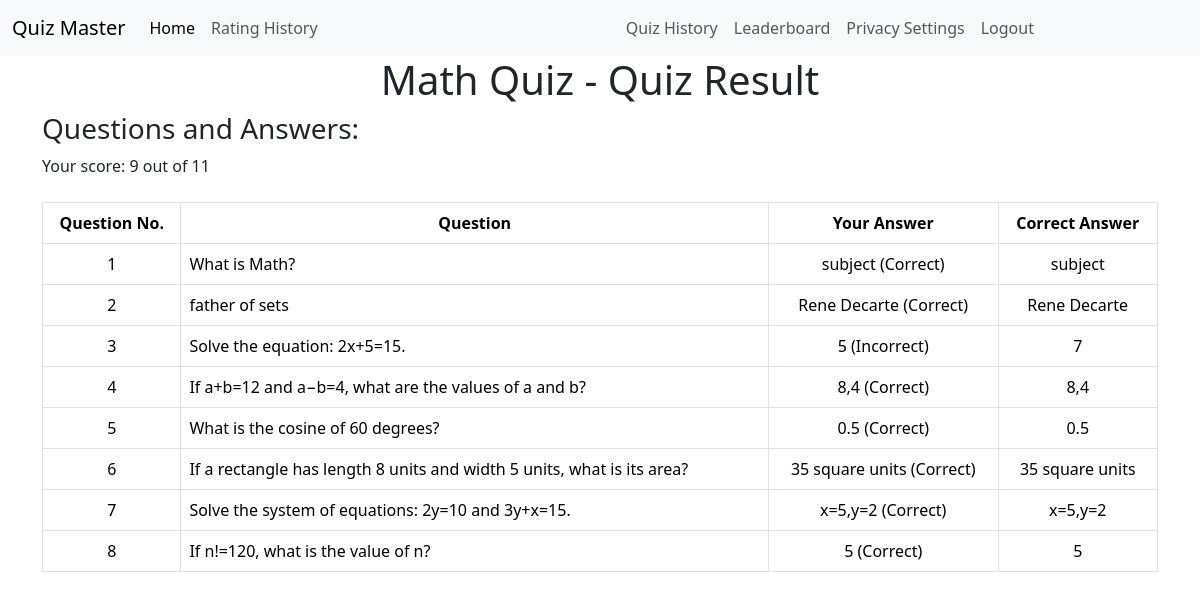
The app's page /quiz/1/result/ (signed in), older data.
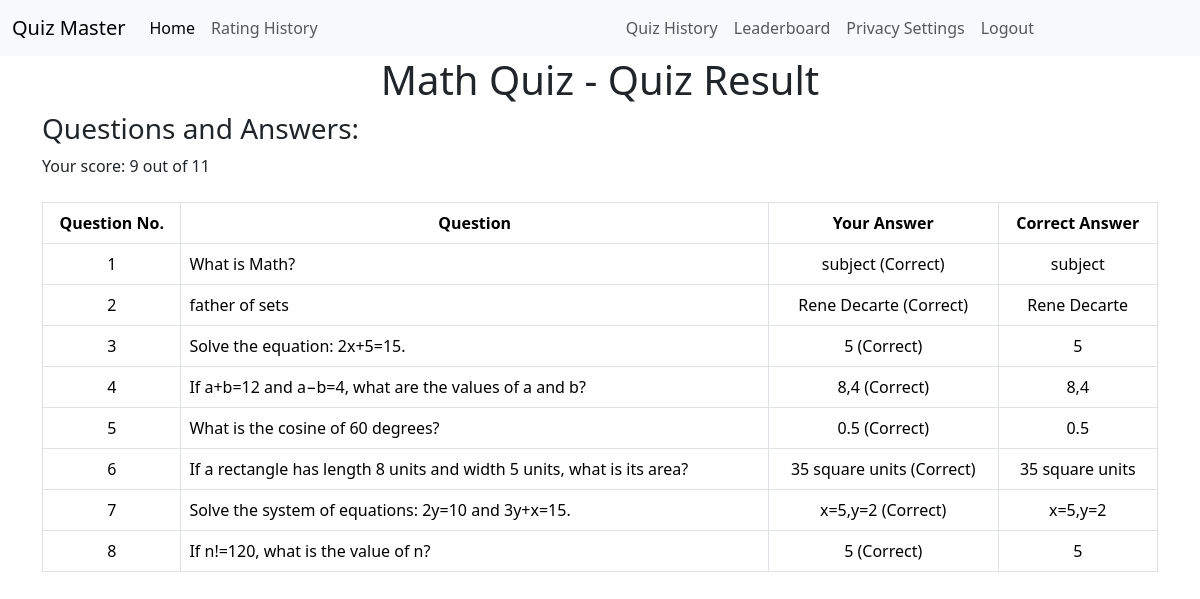
The same page, newer data.
### quizzes/models.py (models this page shows, shortened)
class Question(models.Model):
    quiz = models.ForeignKey(
        Quiz, on_delete=models.CASCADE, related_name='questions', default=1)
    quizQuestion = models.CharField(max_length=255)
    quizMark = models.IntegerField(default=1)

class Choice(models.Model):
    question = models.ForeignKey(Question, on_delete=models.CASCADE)
    quizAnswer = models.CharField(max_length=255)
    is_correct = models.BooleanField(default=False)

### core/views.py (the view)
# urls.py: path('quiz/<int:quiz_id>/result/', quiz_result, name='quiz_result'),
@login_required
def quiz_result(request, quiz_id):
    quiz = get_object_or_404(Quiz, id=quiz_id)
    user_quiz_history = UserQuizHistory.objects.filter(
        user=request.user, quiz=quiz).latest('completed_at')
    context = {
        'quiz': quiz,
        'user_quiz_history': user_quiz_history,
    }
    return render(request, 'quiz_result.html', context)

### core/templates/quiz_result.html
{% extends 'base.html' %}
{% block content %}
<h1 class="text-center">{{ quiz.title }} - Quiz Result</h1>
<div class="container">
    <h3>Questions and Answers:</h3>
    <p>Your score: {{ user_quiz_history.score }} out of {{ user_quiz_history.totalMarks }}</p>
    <table class="table table-bordered mt-4">
        <thead>
            <tr class="text-center">
                <th>Question No.</th>
                <th>Question</th>
                <th>Your Answer</th>
                <th>Correct Answer</th>
            </tr>
        </thead>
        <tbody>
            {% for question in quiz.questions.all %}
            <tr>
                <td class="text-center">{{ forloop.counter }}</td>
                <td>{{ question.quizQuestion }}</td>
                <td class="text-center">
                    {% for choice in question.choice_set.all %}
                    {% if choice in user_quiz_history.selected_choices.all %}
                    {% if choice.is_correct %}
                    <span>{{ choice.quizAnswer }} (Correct)</span><br>
                    {% else %}
                    <span>{{ choice.quizAnswer }} (Incorrect)</span><br>
                    {% endif %}
                    {% endif %}
                    {% endfor %}
                </td>
                <td class="text-center">
                    {% for choice in question.choice_set.all %}
                    {% if choice.is_correct %}
                    <span>{{ choice.quizAnswer }}</span><br>
                    {% endif %}
                    {% endfor %}
                </td>
            </tr>
            {% endfor %}
        </tbody>
    </table>
</div>
{% endblock %}

Row changes from the older to the newer data that the page shows:
changed Question "Solve the equation: 2x+5=15.": loses Choice (quizAnswer "7"); gains Choice (quizAnswer "5")
changed Choice (number 3 of 8 on the later page): is_correct "(Incorrect)" → "(Correct)"
